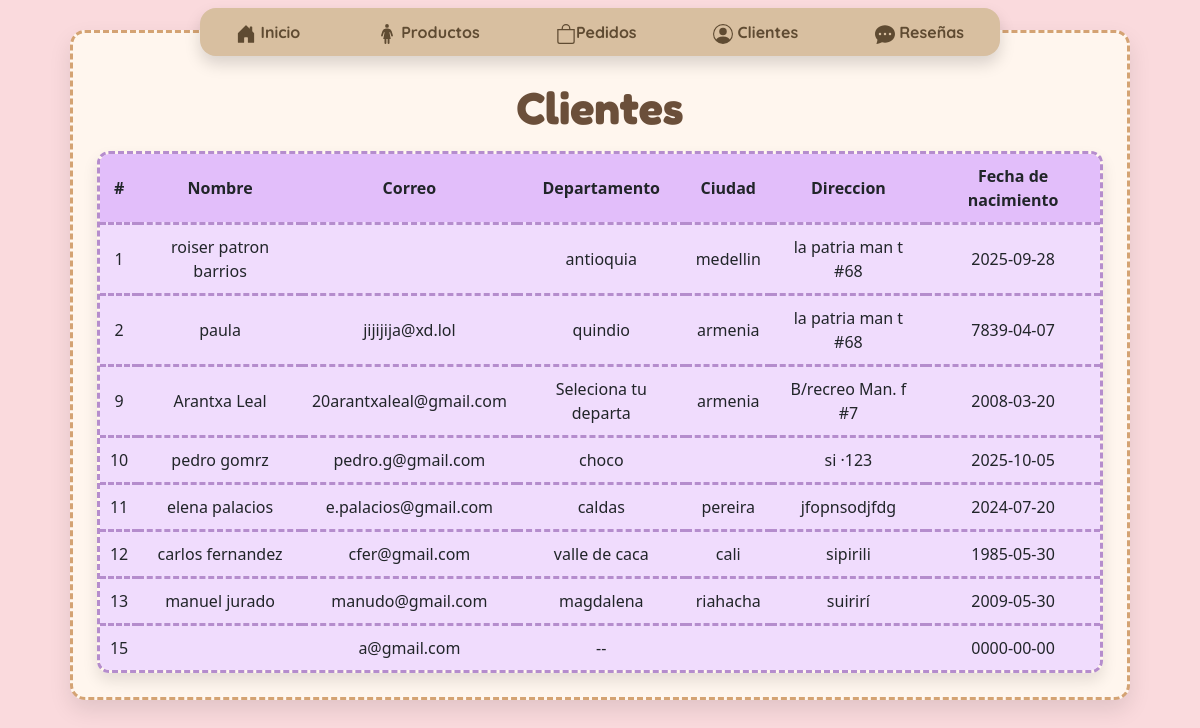
/admin_clientes.php, run on the app's committed database.
### tables this page shows
CREATE TABLE `clientes` (
  `id` int(11) NOT NULL,
  `nombre` varchar(50) NOT NULL,
  `fecha_nacimiento` date NOT NULL,
  `correo` varchar(50) NOT NULL,
  `numero` int(11) NOT NULL,
  `ciudad` varchar(30) NOT NULL,
  `direccion` varchar(50) NOT NULL,
  `departamento` varchar(20) NOT NULL,
  `contrasena` varchar(50) NOT NULL
);

### admin_clientes.php (the view, shortened to what this page needs)
<?php
include "header_admin.php";
include_once "conexion.php";
?>
<h1 class="fredoka">
  Clientes
</h1>
<table class="w-100">
  <thead>
    <tr>
      <th scope="col">#</th>
      <th scope="col">Nombre</th>
      <th scope="col">Correo</th>
      <th scope="col">Departamento</th>
      <th scope="col">Ciudad</th>
      <th scope="col">Direccion</th>
      <th scope="col">Fecha de nacimiento</th>
    </tr>
  </thead>
  <tbody>
    <?php
    $result_res = $conn->query("SELECT * FROM clientes");
    while ($row= $result_res->fetch_assoc() ) {
      echo "<tr>
        <td>{$row['id']} </td>
        <td>{$row['nombre']} </td>
        <td>{$row['correo']} </td>
        <td>{$row['departamento']} </td>
        <td>{$row['ciudad']} </td>
        <td>{$row['direccion']} </td>
        <td>{$row['fecha_nacimiento']} </td>
      </tr>";
    }
    ?>
  </tbody>
</table>

### header_admin.php (shortened to what this page needs)
<!doctype html>
<html lang="en">
<head>
    <link href="bootstrap/bootstrap.min.css" rel="stylesheet"
>
</head>
<body>
    <div class="container">
        <div class="tarjeta">
            <div class="navbar shadow mb-4 Quicksand">
                <a href="dashboard.php">
                     Inicio
                </a>
                <a href="admin_productos.php">
                    </svg>Productos
                </a>
                <a href="admin_pedidos.php">
                    <svg xmlns="http://www.w3.org/2000/svg" width="20" height="20" fill="currentColor" class="bi bi-bag"
                        viewBox="0 0 16 16">
                        <path d="M8 1a2.5 2.5 0 0 1 2.5 2.5V4h-5v-.5A2.5 2.5 0 0 1 8 1m3.5 3v-.5a3.5 3.5 0 1 0-7
                        0V4H1v10a2 2 0 0 0 2 2h10a2 2 0 0 0 2-2V4zM2 5h12v9a1 1 0 0 1-1 1H3a1 1 0 0 1-1-1z" />
                    </svg>Pedidos
                </a>
                <a href="admin_clientes.php">
                     Clientes
                </a>
                <a href="admin_reseñas.php">
                     Reseñas
                </a>
            </div>

### header_admin.php (style rules this page uses)
body { margin: 0; background-color: #fadaddff; }
.tarjeta { background-color: #fff6eeff; margin: 30px auto; padding: 60px 20px 20px; width: 95%; max-width: 1500px; border-radius: 24px; box-shadow: 0 10px 22px #0000001a; position: relative; border: 3px dashed #d4a373; border-radius: 15px; padding: 1.5rem; }
.navbar { background-color: #D8BFA0; border-radius: 16px; box-shadow: 0 4px 10px #0000001a; padding: 12px 24px; position: absolute; top: -25px; left: 50%; transform: translateX(-50%); display: flex; justify-content: space-between; align-items: center; width: calc(100% - 20%); max-width: 800px; }
.navbar a { text-decoration: none; color: #5F4B32; font-weight: bold; padding: 0 12px; }
h1 { color: #6B4F3A; font-size: 45px; font-weight: bolder; justify-content: center; display: flex; margin-top: 1.5rem; margin-bottom: 1rem; }
.Quicksand { font-family: "Quicksand", sans-serif; font-optical-sizing: auto; font-weight: 300; font-style: normal; }
.fredoka { font-family: "Fredoka", sans-serif; font-optical-sizing: auto; font-style: normal; }
table { border-collapse: separate; border-spacing: 0; border: 3px dashed #b58dcdff; border-radius: 12px; overflow: hidden; box-shadow: 0 8px 15px #0000001a; }
thead th { background-color: #e2befaff; padding: 10px; text-align: center; }
tbody tr { background-color: #f0dcfd; border: 3px dashed #b58dcdff; border-radius: 45px; overflow: hidden; text-align: center; }
tbody tr td { border-top: 3px dashed #b58dcdff; padding: 10px; }

### data on the page
clientes: id "1", nombre "roiser patron barrios", departamento "antioquia", ciudad "medellin", direccion "la patria man t #68", fecha_nacimiento "2025-09-28"
clientes: id "2", nombre "paula", correo "jijijija@xd.lol", departamento "quindio", ciudad "armenia", direccion "la patria man t #68", fecha_nacimiento "7839-04-07"
clientes: id "9", nombre "Arantxa Leal", correo "20arantxaleal@gmail.com", departamento "Seleciona tu departa", ciudad "armenia", direccion "B/recreo Man. f #7", fecha_nacimiento "2008-03-20"
clientes: id "10", nombre "pedro gomrz", correo "pedro.g@gmail.com", departamento "choco", direccion "si ·123", fecha_nacimiento "2025-10-05"
clientes: id "11", nombre "elena palacios", correo "e.palacios@gmail.com", departamento "caldas", ciudad "pereira", direccion "jfopnsodjfdg", fecha_nacimiento "2024-07-20"
clientes: id "12", nombre "carlos fernandez", correo "cfer@gmail.com", departamento "valle de caca", ciudad "cali", direccion "sipirili", fecha_nacimiento "1985-05-30"
clientes: id "13", nombre "manuel jurado", correo "manudo@gmail.com", departamento "magdalena", ciudad "riahacha", direccion "suirirí", fecha_nacimiento "2009-05-30"
clientes: id "15", correo "a@gmail.com", departamento "--", fecha_nacimiento "0000-00-00"
